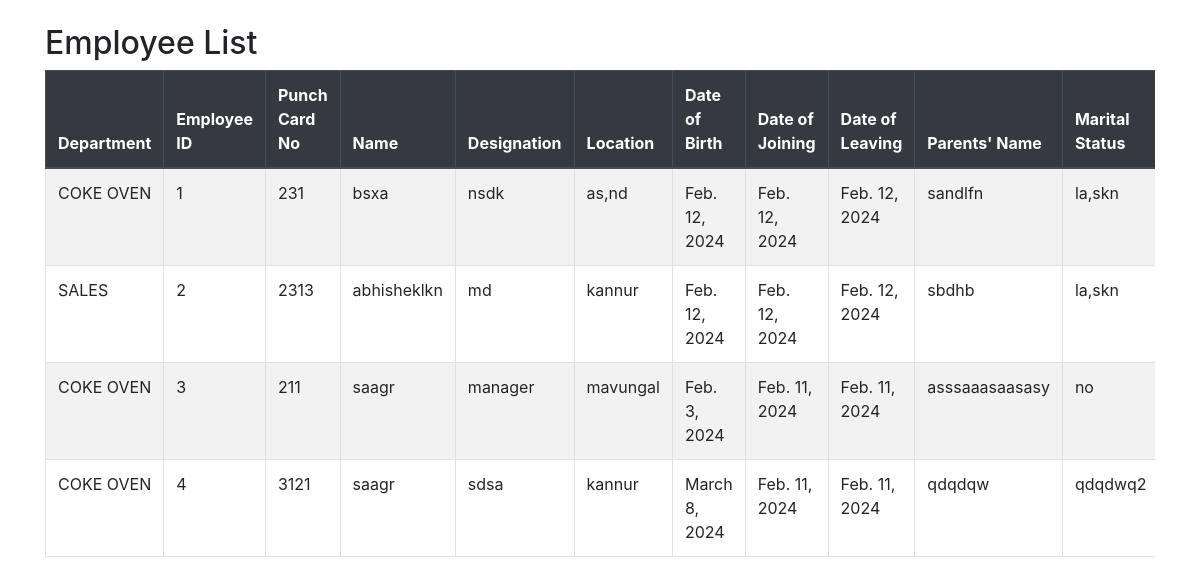
The page /home/employee/ on the database its author committed.
### home/models.py (models this page shows)
class Employee(models.Model):
    Department =models.ForeignKey(Department,on_delete=models.CASCADE)
    Employee_id=models.AutoField(primary_key=True)
    Punch_Card_NO=models.IntegerField(unique=True)
    Name=models.CharField(max_length=25)
    Designation=models.CharField(max_length=30)
    Location=models.CharField(max_length=30)
    DOB=models.DateField()
    DOJ=models.DateField()
    DOL=models.DateField()
    Parents_Name=models.CharField(max_length=25)
    Martial_Status=models.CharField(max_length=25)
    Permanent_Address=models.TextField()
    Present_Address=models.TextField()
    Blood_Group=models.CharField(max_length=10)
    UAN_Number=models.IntegerField(null=True,unique=True)
    PF_PW=models.IntegerField()
    ESI_Number=models.IntegerField()
    Mobile_No=models.IntegerField()
    Email=models.EmailField(null=True)
    Aadhar_No=models.IntegerField()
    PAN=models.CharField(max_length=25)
    Bank_Acc_NO=models.IntegerField()
    IFSC_Code=models.CharField(max_length=25)
    Bank_Name=models.CharField(max_length=25)
    Emergency_Contact_No=models.IntegerField()
    Contact_No=models.IntegerField()
    Sur_name=models.CharField(max_length=25)
    Qualification=models.CharField(max_length=25)
    Experience=models.CharField(max_length=25)
    Remarks=models.TextField()
    Salary=models.IntegerField()
    class Meta:
        db_table="Employee"

class Department(models.Model):
    Department_id = models.AutoField(primary_key=True)
    Department_Name = models.CharField(max_length=25)
    class Meta:
        db_table="Department"
    def __str__(self):
        return self.Department_Name

### home/views.py (the view)
# urls.py: path('employee/',views.Employees,name='employee'),
def Employees(request):
    employee_list = Employee.objects.all()
    context = {
        'employee_list':employee_list
    }
    return render(request,'home/employees.html',context)

### home/templates/home/employees.html (shortened to what this page needs)
<!DOCTYPE html>
<html lang="en">
<head>
    <link href="https://stackpath.bootstrapcdn.com/bootstrap/4.5.2/css/bootstrap.min.css" rel="stylesheet">
</head>
<body>
    <div class="container mt-4">
        <h2>Employee List</h2>
        <div class="table-responsive">
            <table class="table table-bordered table-striped">
                <thead class="thead-dark">
                    <tr>
                        <th>Department</th>
                        <th>Employee ID</th>
                        <th>Punch Card No</th>
                        <th>Name</th>
                        <th>Designation</th>
                        <th>Location</th>
                        <th>Date of Birth</th>
                        <th>Date of Joining</th>
                        <th>Date of Leaving</th>
                        <th>Parents' Name</th>
                        <th>Marital Status</th>
                    </tr>
                </thead>
                <tbody id="employeeTableBody">
                    {% for employee in employee_list %}
                    <tr>
                        <td>{{ employee.Department }}</td>
                        <td>{{ employee.Employee_id }}</td>
                        <td>{{ employee.Punch_Card_NO }}</td>
                        <td>{{ employee.Name }}</td>
                        <td>{{ employee.Designation }}</td>
                        <td>{{ employee.Location }}</td>
                        <td>{{ employee.DOB }}</td>
                        <td>{{ employee.DOJ }}</td>
                        <td>{{ employee.DOL }}</td>
                        <td>{{ employee.Parents_Name }}</td>
                        <td>{{ employee.Martial_Status }}</td>
                    </tr>
                    {% endfor %}
                </tbody>
            </table>
        </div>
    </div>
</body>
</html>

### rows shown on the page
Employee: Department "COKE OVEN", Employee_id "1", Punch_Card_NO "231", Name "bsxa", Designation "nsdk", Location "as,nd", DOB "Feb. 12, 2024", DOJ "Feb. 12, 2024", DOL "Feb. 12, 2024", Parents_Name "sandlfn", Martial_Status "la,skn"
Employee: Department "SALES", Employee_id "2", Punch_Card_NO "2313", Name "abhisheklkn", Designation "md", Location "kannur", DOB "Feb. 12, 2024", DOJ "Feb. 12, 2024", DOL "Feb. 12, 2024", Parents_Name "sbdhb", Martial_Status "la,skn"
Employee: Department "COKE OVEN", Employee_id "3", Punch_Card_NO "211", Name "saagr", Designation "manager", Location "mavungal", DOB "Feb. 3, 2024", DOJ "Feb. 11, 2024", DOL "Feb. 11, 2024", Parents_Name "asssaaasaasasy", Martial_Status "no"
Employee: Department "COKE OVEN", Employee_id "4", Punch_Card_NO "3121", Name "saagr", Designation "sdsa", Location "kannur", DOB "March 8, 2024", DOJ "Feb. 11, 2024", DOL "Feb. 11, 2024", Parents_Name "qdqdqw", Martial_Status "qdqdwq2"
